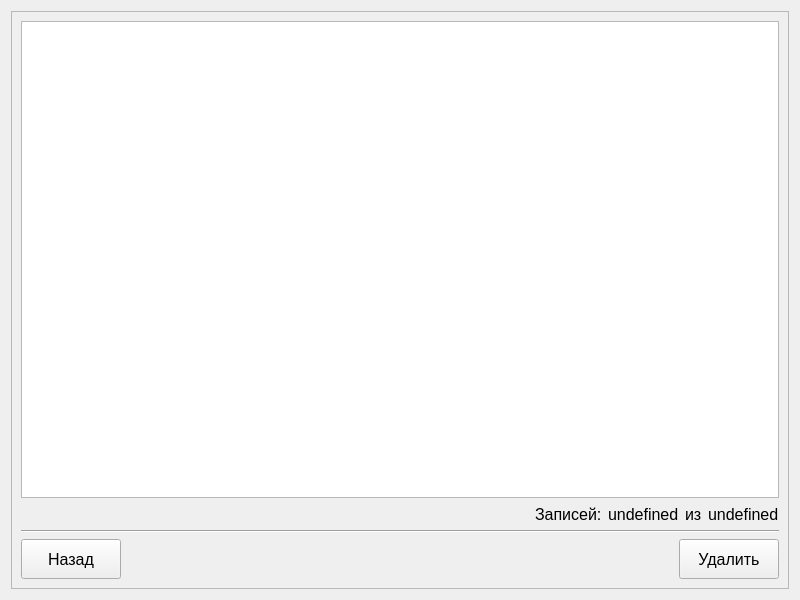
<?xml version="1.0" encoding="UTF-8"?>
<ui version="4.0">
 <class>TableWidget</class>
 <widget class="QWidget" name="TableWidget">
  <property name="geometry">
   <rect>
    <x>0</x>
    <y>0</y>
    <width>800</width>
    <height>600</height>
   </rect>
  </property>
  <property name="windowTitle">
   <string>Form</string>
  </property>
  <layout class="QHBoxLayout" name="horizontalLayout">
   <item>
    <widget class="QScrollArea" name="scrollArea">
     <property name="widgetResizable">
      <bool>true</bool>
     </property>
     <widget class="QWidget" name="scrollAreaWidgetContents">
      <property name="geometry">
       <rect>
        <x>0</x>
        <y>0</y>
        <width>780</width>
        <height>580</height>
       </rect>
      </property>
      <layout class="QVBoxLayout" name="verticalLayout">
       <item>
        <widget class="QTableView" name="tableView"/>
       </item>
       <item>
        <layout class="QHBoxLayout" name="horizontalLayout_2">
         <item>
          <spacer name="horizontalSpacer">
           <property name="orientation">
            <enum>Qt::Horizontal</enum>
           </property>
           <property name="sizeHint" stdset="0">
            <size>
             <width>40</width>
             <height>20</height>
            </size>
           </property>
          </spacer>
         </item>
         <item>
          <widget class="QLabel" name="label">
           <property name="font">
            <font>
             <pointsize>12</pointsize>
            </font>
           </property>
           <property name="text">
            <string>Записей:</string>
           </property>
          </widget>
         </item>
         <item>
          <widget class="QLabel" name="lbl_select">
           <property name="font">
            <font>
             <pointsize>12</pointsize>
            </font>
           </property>
           <property name="text">
            <string>undefined</string>
           </property>
          </widget>
         </item>
         <item>
          <widget class="QLabel" name="label_3">
           <property name="font">
            <font>
             <pointsize>12</pointsize>
            </font>
           </property>
           <property name="text">
            <string>из</string>
           </property>
          </widget>
         </item>
         <item>
          <widget class="QLabel" name="lbl_all">
           <property name="font">
            <font>
             <pointsize>12</pointsize>
            </font>
           </property>
           <property name="text">
            <string>undefined</string>
           </property>
          </widget>
         </item>
        </layout>
       </item>
       <item>
        <widget class="Line" name="line">
         <property name="orientation">
          <enum>Qt::Horizontal</enum>
         </property>
        </widget>
       </item>
       <item>
        <layout class="QHBoxLayout" name="horizontalLayout_3">
         <item>
          <widget class="QPushButton" name="btn_back">
           <property name="minimumSize">
            <size>
             <width>100</width>
             <height>40</height>
            </size>
           </property>
           <property name="font">
            <font>
             <pointsize>12</pointsize>
            </font>
           </property>
           <property name="text">
            <string>Назад</string>
           </property>
          </widget>
         </item>
         <item>
          <spacer name="horizontalSpacer_2">
           <property name="orientation">
            <enum>Qt::Horizontal</enum>
           </property>
           <property name="sizeHint" stdset="0">
            <size>
             <width>40</width>
             <height>20</height>
            </size>
           </property>
          </spacer>
         </item>
         <item>
          <widget class="QPushButton" name="btn_delete">
           <property name="minimumSize">
            <size>
             <width>100</width>
             <height>40</height>
            </size>
           </property>
           <property name="font">
            <font>
             <pointsize>12</pointsize>
            </font>
           </property>
           <property name="text">
            <string>Удалить</string>
           </property>
          </widget>
         </item>
        </layout>
       </item>
      </layout>
     </widget>
    </widget>
   </item>
  </layout>
 </widget>
 <resources/>
 <connections/>
</ui>
